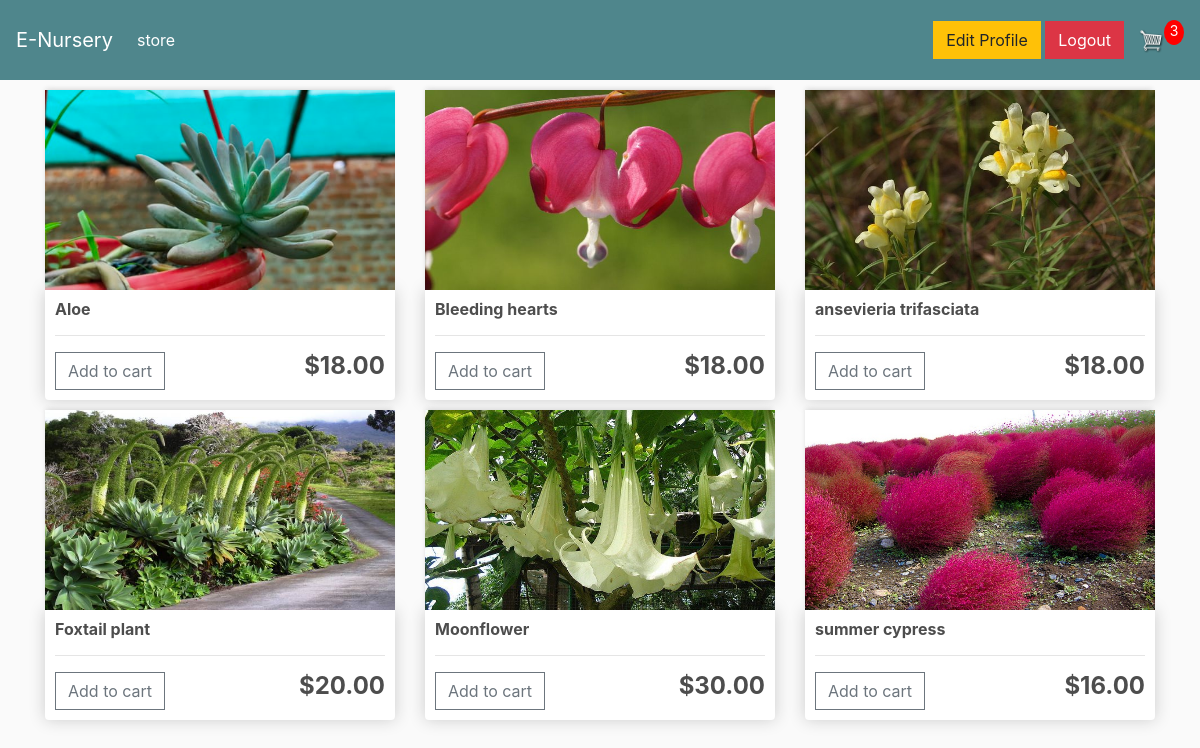
The app's page / (signed in) with its own data.
### store/models.py (models this page shows, shortened)
class Product (models.Model):
    name=models.CharField(null=True, max_length=200)
    price = models.DecimalField(max_digits=7,decimal_places=2)
    digital= models.BooleanField(default=False,null=True, blank=False)
    image = models.ImageField(null=True, blank=True)
    @property
    def imageURL(self):
        try:
            url = self.image.url
        except:
            url = ''
        return url

### store/views.py (the view)
# urls.py: path('',include('store.urls')),
def store(request):
	if request.user.is_authenticated:
		customer = request.user.customer
		order, created = Order.objects.get_or_create(customer=customer, complete=False)
		items = order.orderitem_set.all()
		cartItems = order.get_cart_items
	else:
		items = []
		order = {'get_cart_total':0, 'get_cart_items':0, 'shipping':False}
		cartItems = order['get_cart_items']
	products = Product.objects.all()
	context = {'products':products, 'cartItems':cartItems}
	return render(request, 'store/store.html', context)

### store/models.py (called while the page is built)
    @property
    def get_cart_items(self):
        orderitems = self.orderitem_set.all()
        total = sum([item.quantity for item in orderitems ])
        return total

### store/templates/store/store.html (shortened to what this page needs)
{% extends "store/main.html" %} {% load static %}
{% block content %}
<div class="row">
  {% for product in products %}
  <div class="col-lg-4">
    <img class="thumbnail" src="{{product.imageURL}}" alt="" />
    <div class="box-element product">
      <h6><strong>{{product.name}}</strong></h6>
      <hr />
      {% if not request.user.is_authenticated %}
        <a href="{% url 'login' %}" class="btn btn-outline-success">Login for add to cart</a>
      {% else %}
        <button data-product={{product.id}} data-action="add" class="btn btn-outline-secondary add-btn update-cart">Add to cart</button>
      {% endif %}
      <h4 style="display: inline-block; float: right;"><strong>${{product.price|floatformat:2}}</strong></h4>
    </div>
  </div>
  {% endfor %}
</div>
{% endblock content %}

### static/css/main.css (style rules this page uses)
body { background-color: hsl(0, 0%, 98%); }
h1,h2,h3,h4,h5,h6 { color:hsl(0, 0%, 30%); }
.box-element { box-shadow:hsl(0, 0%, 80%) 0 0 16px; background-color: #fff; border-radius: 4px; padding: 10px; }
.thumbnail { width: 100%; height: 200px; -webkit-box-shadow: -1px -3px 5px -2px rgba(214,214,214,1); -moz-box-shadow: -1px -3px 5px -2px rgba(214,214,214,1); box-shadow: -1px -3px 5px -2px rgba(214,214,214,1); }
.product { border-radius: 0 0 4px 4px; }
.col-lg-4, .col-lg-6, .col-lg-8, .col-lg-12 { margin-top: 10px; }
.btn { border-radius: 0; }

### records on screen
Product: imageURL (picture), name "Aloe", price "18.00"
Product: imageURL (picture), name "Bleeding hearts", price "18.00"
Product: imageURL (picture), name "ansevieria trifasciata", price "18.00"
Product: imageURL (picture), name "Foxtail plant", price "20.00"
Product: imageURL (picture), name "Moonflower", price "30.00"
Product: imageURL (picture), name "summer cypress", price "16.00"

### other values on screen
{{ cartItems }} "3"
